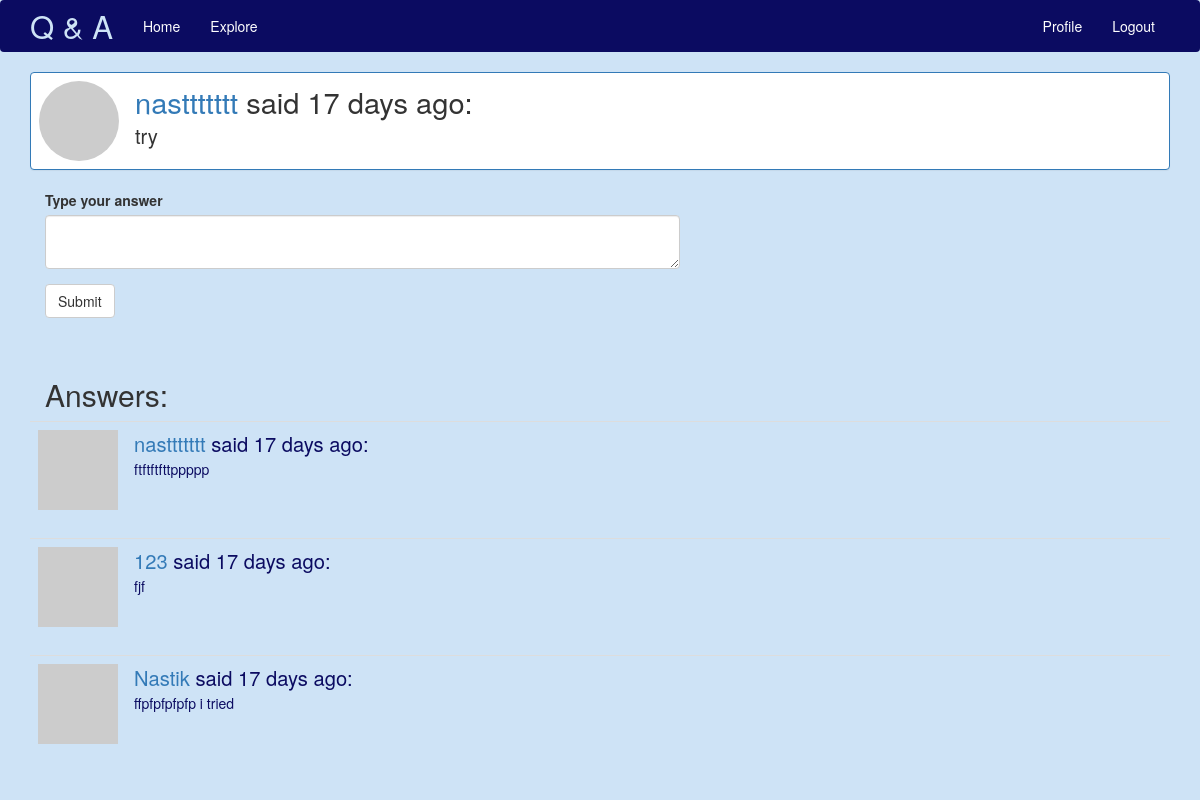
Screenshot of /post_info/13 (signed in) with the database file from the repository.
### app/models.py (models this page shows, shortened)
class User(UserMixin, db.Model):
    id = db.Column(db.Integer, primary_key=True)
    username = db.Column(db.String(64), index=True, unique=True)
    email = db.Column(db.String(120), index=True, unique=True)
    password_hash = db.Column(db.String(128))
    posts = db.relationship('Post', backref='author', lazy='dynamic')
    answers = db.relationship('Answer', backref='author', lazy='dynamic')
    about_me = db.Column(db.String(140))
    last_seen = db.Column(db.DateTime, default=datetime.utcnow)
    followed = db.relationship(
        'User', secondary=followers,
        primaryjoin=(followers.c.follower_id == id),
        secondaryjoin=(followers.c.followed_id == id),
        backref=db.backref('followers', lazy='dynamic'), lazy='dynamic')
    def avatar(self, size):
        digest = md5(self.email.lower().encode('utf-8')).hexdigest()
        return 'https://www.gravatar.com/avatar/{}?d=identicon&s={}'.format(
            digest, size)

class Post(db.Model):
    id = db.Column(db.Integer, primary_key=True)
    body = db.Column(db.String(140))
    timestamp = db.Column(db.DateTime, index=True, default=datetime.utcnow)
    user_id = db.Column(db.Integer, db.ForeignKey('user.id'))
    answers = db.relationship('Answer', backref='post', lazy='dynamic')

class Answer(db.Model):
    id = db.Column(db.Integer, primary_key=True)
    body = db.Column(db.String(140))
    timestamp = db.Column(db.DateTime, index=True, default=datetime.utcnow)
    q_id = db.Column(db.Integer, db.ForeignKey('post.id'))
    user_id = db.Column(db.Integer, db.ForeignKey('user.id'))

### app/routes.py (the view)
@app.route('/post_info/<q_id>', methods=['GET', 'POST'])
@login_required
def post_info(q_id):
    form = AnsForm()
    page = request.args.get('page', 1, type=int)
    post = Post.query.filter_by(id=q_id).first()
    if form.validate_on_submit():
        answer = Answer(body=form.answer.data, author=current_user, post=post)
        db.session.add(answer)
        db.session.commit()
        flash(('Your answer is very good, bro!'))
        return redirect(url_for('post_info', q_id=q_id))
    answers = Answer.query.filter_by(q_id=q_id).order_by(Answer.timestamp.desc())
    return render_template('post_info.html', answers = answers, form = form, post = post)

### app/forms.py
class AnsForm(FlaskForm):
    answer = TextAreaField('Type your answer', validators=[DataRequired()])
    submit = SubmitField('Submit')

### app/models.py (called while the page is built)
@login.user_loader
def load_user(id):
    return User.query.get(int(id))

### app/routes.py (called while the page is built)
@app.before_request
def before_request():
    if current_user.is_authenticated:
        current_user.last_seen = datetime.utcnow()
        db.session.commit()

### app/templates/post_info.html
{% extends 'base.html' %}
{% import 'bootstrap/wtf.html' as wtf %}
{% block app_content %}
<div class="panel panel-primary">
    <table class="table table-hover">
        <tr>
            <td width="70px">
                <a href="{{ url_for('user', username=post.author.username) }}" >
                    <img src="{{ post.author.avatar(120) }}" class="img-circle">
                </a>
            </td>
            <td>
                <a href="{{ url_for('user', username=post.author.username) }}"><big><big><big><big>
                    {{ post.author.username }}
                </a>
                said {{ moment(post.timestamp).fromNow() }}:
                </big></big></big></big><br><big><big>
                {{ post.body }}
            </big></big></td>
        </tr>
    </table>
</div>
    <div class="col-md-7">
        {{ wtf.quick_form(form) }}<br><br><h2>Answers:</h2>
    </div>
    <div>
    {% for answer in answers %}
        {% include '_answer.html' %}
    {% endfor %}
    </div>
{% endblock %}

### app/templates/_answer.html
    <table class="table table-hover" style="color:#0B0B61">
        <tr>
            <td width="70px">
                <a href="{{ url_for('user', username=answer.author.username) }}">
                    <img src="{{ answer.author.avatar(70) }}" />
                </a>
            </td>
            <td><big><big>
                <a href="{{ url_for('user', username=answer.author.username) }}">
                    {{ answer.author.username }}
                </a>
                said {{ moment(answer.timestamp).fromNow() }}:
                </big></big><br>
                <p> {{answer.body}}</p>
            </td>
        </tr>
    </table>

### rows the page displays
User: author.username "nasttttttt"
Post: timestamp "17 days ago", body "try"
Answer: author.username "nasttttttt", timestamp "17 days ago", body "ftftftfttppppp"
Answer: author.username "123", timestamp "17 days ago", body "fjf"
Answer: author.username "Nastik", timestamp "17 days ago", body "ffpfpfpfpfp i tried"
